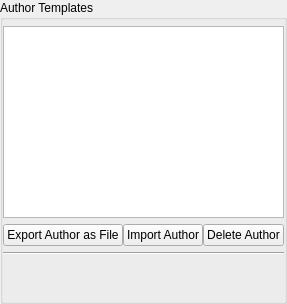
          <widget class="QWidget" name="page_loops">
           <layout class="QVBoxLayout" name="verticalLayout_18">
            <property name="leftMargin">
             <number>0</number>
            </property>
            <property name="topMargin">
             <number>0</number>
            </property>
            <property name="rightMargin">
             <number>0</number>
            </property>
            <property name="bottomMargin">
             <number>0</number>
            </property>
            <item>
             <widget class="QGroupBox" name="LoopsGroupBox">
              <property name="title">
               <string>Author Templates</string>
              </property>
              <property name="flat">
               <bool>true</bool>
              </property>
              <layout class="QVBoxLayout" name="verticalLayout_17">
               <property name="spacing">
                <number>0</number>
               </property>
               <property name="leftMargin">
                <number>0</number>
               </property>
               <property name="topMargin">
                <number>6</number>
               </property>
               <property name="rightMargin">
                <number>0</number>
               </property>
               <property name="bottomMargin">
                <number>6</number>
               </property>
               <item>
                <widget class="QListWidget" name="LoopTemplatesListWidget">
                 <property name="editTriggers">
                  <set>QAbstractItemView::NoEditTriggers</set>
                 </property>
                 <property name="selectionMode">
                  <enum>QAbstractItemView::SingleSelection</enum>
                 </property>
                 <property name="selectionBehavior">
                  <enum>QAbstractItemView::SelectRows</enum>
                 </property>
                </widget>
               </item>
               <item>
                <layout class="QGridLayout" name="gridLayout_24">
                 <property name="topMargin">
                  <number>6</number>
                 </property>
                 <property name="bottomMargin">
                  <number>6</number>
                 </property>
                 <item row="0" column="1">
                  <widget class="QPushButton" name="ExportAuthorPushButton">
                   <property name="text">
                    <string>Export Author as File</string>
                   </property>
                  </widget>
                 </item>
                 <item row="0" column="2">
                  <widget class="QPushButton" name="ImportAuthorPushButton">
                   <property name="text">
                    <string>Import Author</string>
                   </property>
                  </widget>
                 </item>
                 <item row="0" column="3">
                  <widget class="QPushButton" name="DeleteLoopAuthorTemplateButton">
                   <property name="text">
                    <string>Delete Author</string>
                   </property>
                  </widget>
                 </item>
                </layout>
               </item>
               <item>
                <widget class="Line" name="line_2">
                 <property name="orientation">
                  <enum>Qt::Horizontal</enum>
                 </property>
                </widget>
               </item>
               <item>
                <spacer name="verticalSpacer_9">
                 <property name="orientation">
                  <enum>Qt::Vertical</enum>
                 </property>
                 <property name="sizeHint" stdset="0">
                  <size>
                   <width>20</width>
                   <height>40</height>
                  </size>
                 </property>
                </spacer>
               </item>
              </layout>
             </widget>
            </item>
           </layout>
          </widget>
